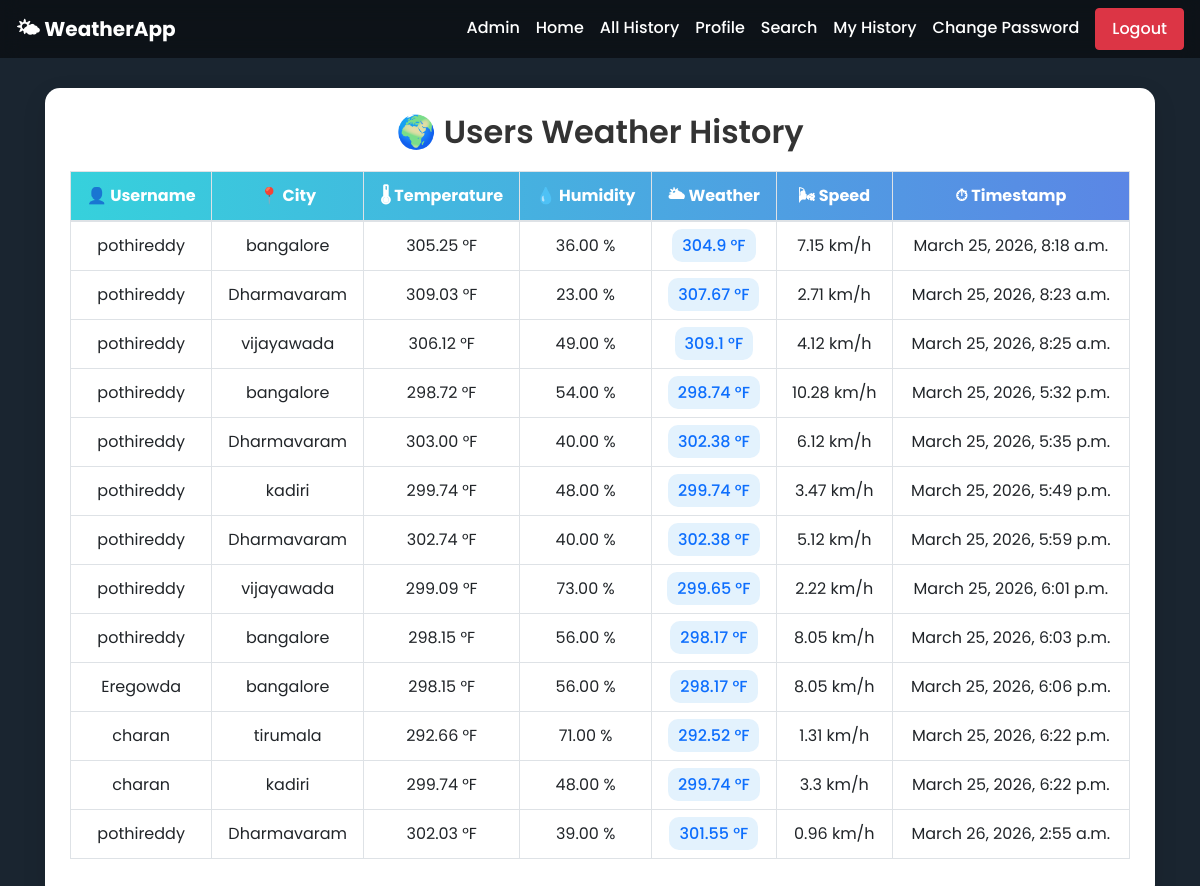
Screenshot of /all_history/ (signed in) with the database file from the repository.
### app/models.py (models this page shows, shortened)
class WeatherData(models.Model):
    username = models.ForeignKey(User,on_delete=models.CASCADE,default=0)
    city = models.CharField(max_length=100)
    temperature = models.DecimalField(max_digits=5, decimal_places=2)
    humidity = models.DecimalField(max_digits=5, decimal_places=2)
    weather = models.CharField(max_length=10,default=0)
    speed = models.CharField(max_length=10,default=0)
    timestamp = models.DateTimeField(auto_now_add=True)

### app/views.py (the view)
# urls.py: path('all_history/',all_history,name='all_history'),
def all_history(request):
    LWO=WeatherData.objects.all()
    context={'LWO':LWO}
    return render(request,'all_history.html',context)

### templates/all_history.html (shortened to what this page needs)
{% extends 'dummy.html' %}
{% block body_block %}
<div class="table-container">
    <h2 class="table-title">🌍 Users Weather History</h2>
    <div class="table-responsive">
        <table class="table table-bordered table-hover text-center">
            <thead>
                <tr>
                    <th>👤 Username</th>
                    <th>📍 City</th>
                    <th>🌡 Temperature</th>
                    <th>💧 Humidity</th>
                    <th>🌥 Weather</th>
                    <th>🌬 Speed</th>
                    <th>⏱ Timestamp</th>
                </tr>
            </thead>
            <tbody>
                {% for obj in LWO %}
                <tr>
                    <td>{{ obj.username }}</td>
                    <td>{{ obj.city }}</td>
                    <td>{{ obj.temperature }} °F</td>
                    <td>{{ obj.humidity }} %</td>
                    <td>
                        <span class="badge-weather">{{ obj.weather }} °F</span>
                    </td>
                    <td>{{ obj.speed }} km/h</td>
                    <td>{{ obj.timestamp }}</td>
                </tr>
                {% empty %}
                <tr>
                    <td colspan="7">No data available</td>
                </tr>
                {% endfor %}
            </tbody>
        </table>
    </div>
</div>
{% endblock %}

### templates/dummy.html (style rules this page uses)
body { margin: 0; padding: 0; font-family: 'Poppins', sans-serif; min-height: 100vh; background: url('https://images.unsplash.com/photo-1608889175123-8ee362201f81') no-repeat center center/cover; background-color: #2c3e50; }
body::before { content: ""; position: fixed; width: 100%; height: 100%; background: rgba(0,0,0,0.4); top: 0; left: 0; z-index: -1; }

### templates/all_history.html (style rules this page uses)
.table-container { margin-top: 30px; padding: 25px; background: white; border-radius: 15px; box-shadow: 0 8px 25px rgba(0,0,0,0.1); }
.table-title { text-align: center; font-weight: 600; margin-bottom: 20px; color: #333; }
.table thead { background: linear-gradient(90deg, #36d1dc, #5b86e5); color: white; }
.badge-weather { padding: 5px 10px; border-radius: 10px; background: #e3f2fd; color: #0d6efd; font-weight: 500; }

### rows the page displays
WeatherData: username "pothireddy", city "bangalore", temperature "305.25", humidity "36.00", weather "304.9", speed "7.15", timestamp "March 25, 2026, 8:18 a.m."
WeatherData: username "pothireddy", city "Dharmavaram", temperature "309.03", humidity "23.00", weather "307.67", speed "2.71", timestamp "March 25, 2026, 8:23 a.m."
WeatherData: username "pothireddy", city "vijayawada", temperature "306.12", humidity "49.00", weather "309.1", speed "4.12", timestamp "March 25, 2026, 8:25 a.m."
WeatherData: username "pothireddy", city "bangalore", temperature "298.72", humidity "54.00", weather "298.74", speed "10.28", timestamp "March 25, 2026, 5:32 p.m."
WeatherData: username "pothireddy", city "Dharmavaram", temperature "303.00", humidity "40.00", weather "302.38", speed "6.12", timestamp "March 25, 2026, 5:35 p.m."
WeatherData: username "pothireddy", city "kadiri", temperature "299.74", humidity "48.00", weather "299.74", speed "3.47", timestamp "March 25, 2026, 5:49 p.m."
WeatherData: username "pothireddy", city "Dharmavaram", temperature "302.74", humidity "40.00", weather "302.38", speed "5.12", timestamp "March 25, 2026, 5:59 p.m."
WeatherData: username "pothireddy", city "vijayawada", temperature "299.09", humidity "73.00", weather "299.65", speed "2.22", timestamp "March 25, 2026, 6:01 p.m."
WeatherData: username "pothireddy", city "bangalore", temperature "298.15", humidity "56.00", weather "298.17", speed "8.05", timestamp "March 25, 2026, 6:03 p.m."
WeatherData: username "Eregowda", city "bangalore", temperature "298.15", humidity "56.00", weather "298.17", speed "8.05", timestamp "March 25, 2026, 6:06 p.m."
WeatherData: username "charan", city "tirumala", temperature "292.66", humidity "71.00", weather "292.52", speed "1.31", timestamp "March 25, 2026, 6:22 p.m."
WeatherData: username "charan", city "kadiri", temperature "299.74", humidity "48.00", weather "299.74", speed "3.3", timestamp "March 25, 2026, 6:22 p.m."
WeatherData: username "pothireddy", city "Dharmavaram", temperature "302.03", humidity "39.00", weather "301.55", speed "0.96", timestamp "March 26, 2026, 2:55 a.m."
